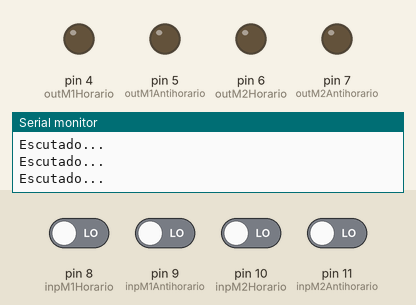
The sketch below on a simulated Arduino Uno, built with avr-gcc and run on an emulated ATmega328P. Shown: output pins drawn as LEDs (lit = HIGH), the last lines printed to the serial monitor. The inputs (shaded band) are chosen by the test bench; at power-on: pin 8 (inpM1Horario), pin 9 (inpM1Antihorario), pin 10 (inpM2Horario), pin 11 (inpM2Antihorario) LOW.

Above: at 1.2 s.
1.3 s: pin 8 (inpM1Horario) driven HIGH
At 2.4 s:
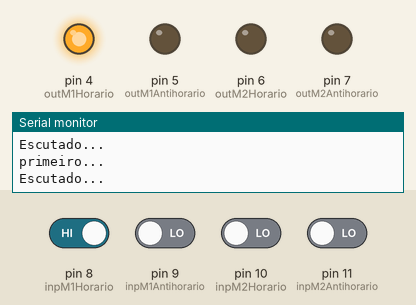
2.8 s: pin 8 (inpM1Horario) driven LOW
At 3.5 s:
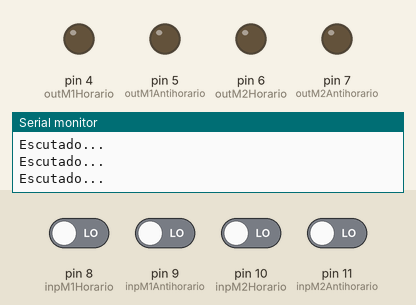
4.3 s: pin 9 (inpM1Antihorario) driven HIGH
At 4.6 s:
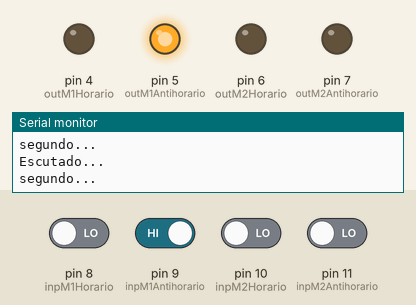
5.8 s: pin 8 (inpM1Horario) driven HIGH
At 6.1 s:
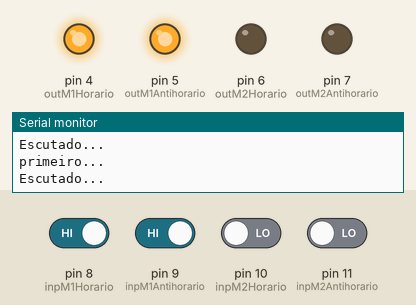
7.3 s: pin 8 (inpM1Horario) driven LOW and pin 9 (inpM1Antihorario) driven LOW and pin 10 (inpM2Horario) driven HIGH and pin 11 (inpM2Antihorario) driven HIGH
At 8.0 s:
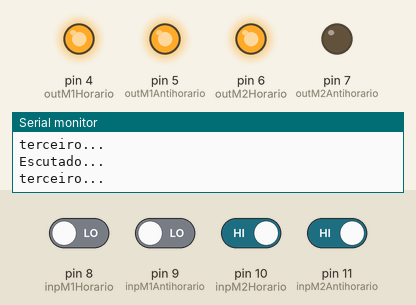
8.8 s: pin 10 (inpM2Horario) driven LOW
At 9.6 s:
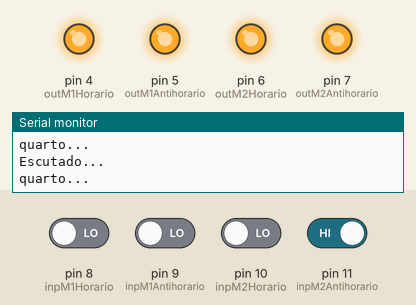
Timing chart, 0 to 11.3 s (numbered marks = the images above; inputs shaded):
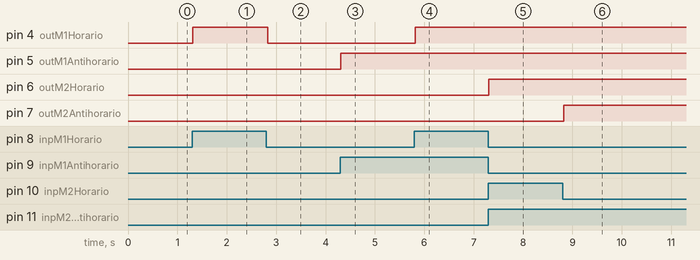

The sketch:

test_motors_with_pushbutton.ino
```cpp
//Testando a implementação da eletronica para controlar motores
//Teste será realizado com botões que irão setar o sentido de giro dos motores


//////////////////////////////////////////
///                                    ///
///          Variaveis Globais         ///
///                                    ///
//////////////////////////////////////////

  #define outM1Horario 4
  #define outM1Antihorario 5
  #define outM2Horario 6
  #define outM2Antihorario 7

  #define inpM1Horario 8
  #define inpM1Antihorario 9
  #define inpM2Horario 10
  #define inpM2Antihorario 11


void setup(){

//////////////////////////////////////////
///                                    ///
///            Conf Iniciais           ///
///                                    ///
//////////////////////////////////////////


  //Outputs
  pinMode(outM1Horario, OUTPUT);
  pinMode(outM1Antihorario, OUTPUT);
  pinMode(outM2Horario, OUTPUT);
  pinMode(outM2Antihorario, OUTPUT);


  //Imputs
    pinMode(inpM1Horario, INPUT);
    pinMode(inpM1Antihorario, INPUT);
    pinMode(inpM2Horario, INPUT);
    pinMode(inpM2Antihorario, INPUT);


 //Monitor
   Serial.begin(9600);

}

void loop(){
  teste();
}


void teste(){
  Serial.println("Escutado...");

  if(digitalRead(inpM1Horario) == HIGH){
    digitalWrite(outM1Horario, HIGH);
    Serial.println("primeiro...");
  }
  else if(digitalRead(inpM1Antihorario) == HIGH){
         digitalWrite(outM1Antihorario, HIGH);
          Serial.println("segundo...");
  }

  else if(digitalRead(inpM2Horario) == HIGH){
         digitalWrite(outM2Horario, HIGH);
         Serial.println("terceiro...");
  }

  else if(digitalRead(inpM2Antihorario) == HIGH){
         digitalWrite(outM2Antihorario, HIGH);
         Serial.println("quarto...");

  }
  else{

    digitalWrite(outM1Horario, LOW);
    digitalWrite(outM1Antihorario, LOW);
    digitalWrite(outM2Antihorario, LOW);
    digitalWrite(outM2Horario, LOW);
  }


}
```

Measured:
- after the input at 1.3 s, pin 4 (outM1Horario): LOW → HIGH at once
- after the input at 2.8 s, pin 4 (outM1Horario): HIGH → LOW at once
- after the input at 4.3 s, pin 5 (outM1Antihorario): LOW → HIGH at once
- after the input at 5.8 s, pin 4 (outM1Horario): LOW → HIGH at once
- after the input at 7.3 s, pin 6 (outM2Horario): LOW → HIGH at once
- after the input at 8.8 s, pin 7 (outM2Antihorario): LOW → HIGH at once
